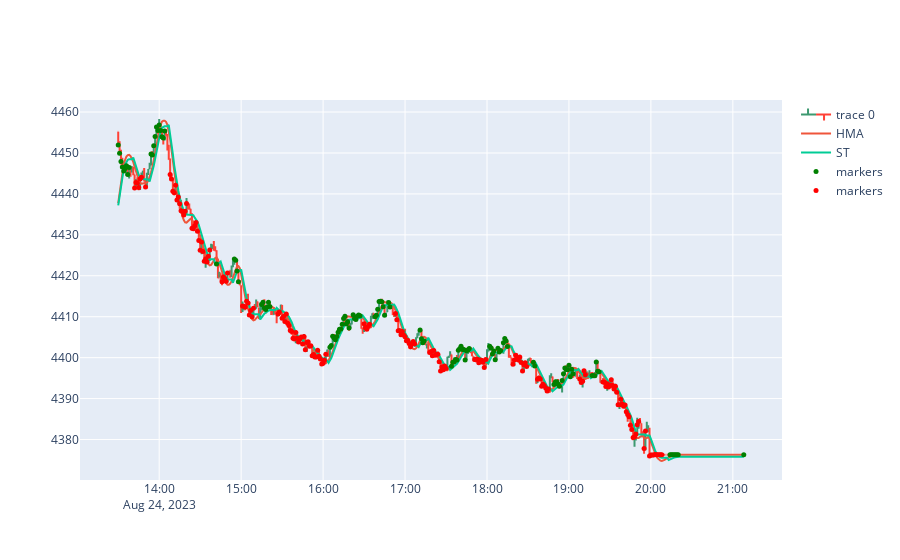

The code cell stored with this chart in its notebook:
### Code cell
i = 400
j = 100

df = ohlc.loc[ohlc.date == dt.date(year=2023, month=8, day=24)]

data = [
        go.Ohlc(x=df.index,
                    open=df.open,
                    high=df.high,
                    low=df.low,
                    close=df.close,
                ),
                go.Line(x=df.index,
                        y=df.HMA_21,
                        name='HMA'
                ),
                go.Line(x=df.index,
                        y=df['SUPERT_21_1.6'],
                        name='ST'
                ),
    go.Scatter(x=df.index,
                   y=df.buy_marker,
                   mode='markers',
                   name ='markers',
                   marker=go.Marker(size=5,
                                    color='green')
                   ),

    go.Scatter(x=df.index,
                   y=df.sell_marker,
                   mode='markers',
                   name ='markers',
                   marker=go.Marker(size=5,
                                    color='red')
                   )
]

fig = go.Figure(data=data)
fig.update(layout_xaxis_rangeslider_visible=False)
fig.show()

### Figure 1 — Plotly figure (JSON) as saved in the notebook; plotly's stock layout.template omitted (floating-point values rounded to 4 significant figures; data arrays with more than 128 entries replaced by an {"elided": "..."} marker saying what was removed)
{"data": [{"close": {"elided": "412 float values"}, "high": {"elided": "412 float values"}, "low": {"elided": "412 float values"}, "open": {"elided": "412 float values"}, "type": "ohlc", "x": {"elided": "412 str values"}}, {"name": "HMA", "type": "scatter", "x": {"elided": "412 str values"}, "y": {"elided": "412 float values"}}, {"name": "ST", "type": "scatter", "x": {"elided": "412 str values"}, "y": {"elided": "412 float values"}}, {"marker": {"color": "green", "size": 5}, "mode": "markers", "name": "markers", "type": "scatter", "x": {"elided": "412 str values"}, "y": {"elided": "412 float values"}}, {"marker": {"color": "red", "size": 5}, "mode": "markers", "name": "markers", "type": "scatter", "x": {"elided": "412 str values"}, "y": {"elided": "412 float values"}}], "layout": {"xaxis": {"rangeslider": {"visible": false}}}}
